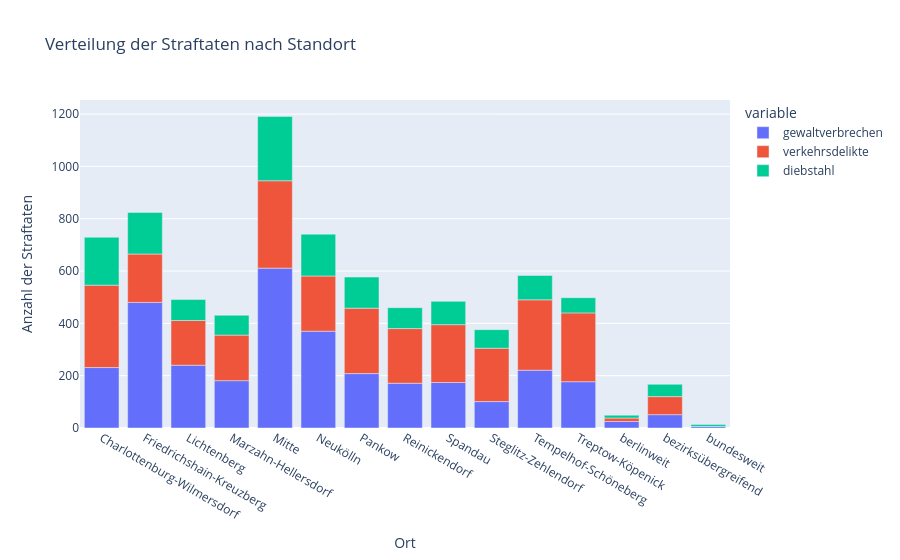

Source (notebook cell):
### Markdown cell above
## Welche Stadtteile sind besonders von gewaltverbrechen, diebstahl, verkehrsdelikten betroffen?

### Code cell
fig = px.bar(loc_df, 
             x=loc_df.index,
             y=["gewaltverbrechen", "verkehrsdelikte", "diebstahl"],
             title="Verteilung der Straftaten nach Standort",
             labels={"value": "Anzahl der Straftaten", "location": "Ort"}
             )

fig.show()

### Figure 1 — Plotly figure (JSON) as saved in the notebook; plotly's stock layout.template omitted (floating-point values rounded to 4 significant figures)
{"data": [{"hovertemplate": "variable=gewaltverbrechen<br>Ort=%{x}<br>Anzahl der Straftaten=%{y}<extra></extra>", "legendgroup": "gewaltverbrechen", "marker": {"color": "#636efa", "pattern": {"shape": ""}}, "name": "gewaltverbrechen", "orientation": "v", "showlegend": true, "textposition": "auto", "type": "bar", "x": ["Charlottenburg-Wilmersdorf", "Friedrichshain-Kreuzberg", "Lichtenberg", "Marzahn-Hellersdorf", "Mitte", "Neukölln", "Pankow", "Reinickendorf", "Spandau", "Steglitz-Zehlendorf", "Tempelhof-Schöneberg", "Treptow-Köpenick", "berlinweit", "bezirksübergreifend", "bundesweit"], "xaxis": "x", "y": [231, 480, 240, 181, 611, 370, 208, 171, 174, 101, 221, 177, 25, 51, 6], "yaxis": "y"}, {"hovertemplate": "variable=verkehrsdelikte<br>Ort=%{x}<br>Anzahl der Straftaten=%{y}<extra></extra>", "legendgroup": "verkehrsdelikte", "marker": {"color": "#EF553B", "pattern": {"shape": ""}}, "name": "verkehrsdelikte", "orientation": "v", "showlegend": true, "textposition": "auto", "type": "bar", "x": ["Charlottenburg-Wilmersdorf", "Friedrichshain-Kreuzberg", "Lichtenberg", "Marzahn-Hellersdorf", "Mitte", "Neukölln", "Pankow", "Reinickendorf", "Spandau", "Steglitz-Zehlendorf", "Tempelhof-Schöneberg", "Treptow-Köpenick", "berlinweit", "bezirksübergreifend", "bundesweit"], "xaxis": "x", "y": [315, 185, 171, 174, 334, 211, 250, 209, 221, 204, 269, 263, 13, 69, 0], "yaxis": "y"}, {"hovertemplate": "variable=diebstahl<br>Ort=%{x}<br>Anzahl der Straftaten=%{y}<extra></extra>", "legendgroup": "diebstahl", "marker": {"color": "#00cc96", "pattern": {"shape": ""}}, "name": "diebstahl", "orientation": "v", "showlegend": true, "textposition": "auto", "type": "bar", "x": ["Charlottenburg-Wilmersdorf", "Friedrichshain-Kreuzberg", "Lichtenberg", "Marzahn-Hellersdorf", "Mitte", "Neukölln", "Pankow", "Reinickendorf", "Spandau", "Steglitz-Zehlendorf", "Tempelhof-Schöneberg", "Treptow-Köpenick", "berlinweit", "bezirksübergreifend", "bundesweit"], "xaxis": "x", "y": [183, 159, 80, 76, 246, 160, 119, 80, 89, 71, 93, 58, 11, 47, 7], "yaxis": "y"}], "layout": {"barmode": "relative", "legend": {"title": {"text": "variable"}, "tracegroupgap": 0}, "title": {"text": "Verteilung der Straftaten nach Standort"}, "xaxis": {"anchor": "y", "domain": [0, 1], "title": {"text": "Ort"}}, "yaxis": {"anchor": "x", "domain": [0, 1], "title": {"text": "Anzahl der Straftaten"}}}}
